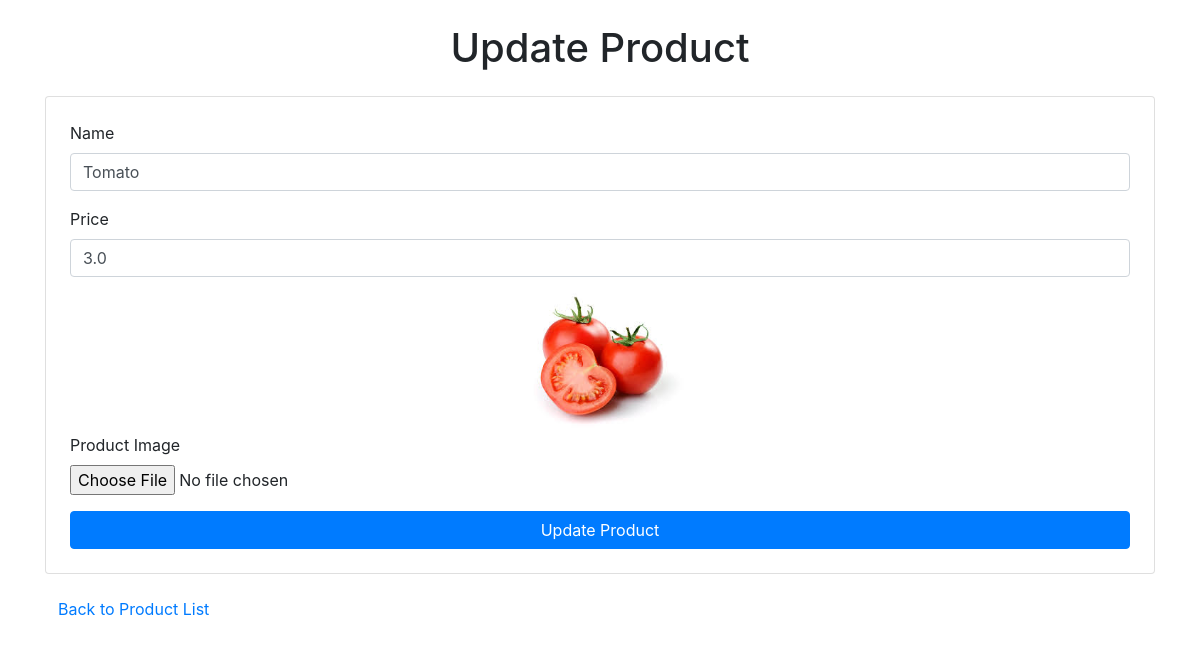
Screenshot of /update_product/4 (signed in) with the database file from the repository.
### app.py (models this page shows)
class Product(db.Model):
    id = db.Column(db.Integer, primary_key=True)
    name = db.Column(db.String(100), nullable=False)
    price = db.Column(db.Float, nullable=False)
    image_filename = db.Column(db.String(255))

### app.py (the view, shortened to what this page needs)
@app.route('/update_product/<int:product_id>', methods=['GET', 'POST'])
@login_required
def update_product(product_id):
    if current_user.role != ADMIN:
        return ACCESS_DENIED, 403
    product = Product.query.get_or_404(product_id)
    form = ProductForm(obj=product)
    return render_template('update_product.html', form=form, product=product)

### forms.py
class ProductForm(FlaskForm):
    name = StringField('Name', validators=[DataRequired()])
    price = FloatField('Price', validators=[DataRequired()])
    image = FileField('Product Image', validators=[FileAllowed(['jpg', 'png'], 'Images only!')])
    submit = SubmitField('Submit')

### app.py (called while the page is built)
@login_manager.user_loader
def load_user(user_id):
    return User.query.get(int(user_id))

### templates/update_product.html (shortened to what this page needs)
<!DOCTYPE html>
<html>
<head>
    <link href="https://stackpath.bootstrapcdn.com/bootstrap/4.5.2/css/bootstrap.min.css" rel="stylesheet">
</head>
<body class="bg-gray-100">
    <div class="container mt-4">
        <h1 class="text-center mb-4">Update Product</h1>
        <form method="POST" enctype="multipart/form-data" class="card p-4">
            <div class="form-group">
                {{ form.name.label(class="form-label") }}
                {{ form.name(class="form-control", size=32) }}
            </div>
            <div class="form-group">
                {{ form.price.label(class="form-label") }}
                {{ form.price(class="form-control", size=32) }}
            </div>
            <div class="form-group">
                {% if product.image_filename %}
    <img src="{{ url_for('static', filename='images/' + product.image_filename) }}" class="card-img-top img-fluid" alt="{{ product.name }} Product Image" style="object-fit: contain; height: 140px;">
{% endif %}
                {{ form.image.label(class="form-label") }}
                {{ form.image(class="form-control-file") }}
            </div>
            <button type="submit" class="btn btn-primary">Update Product</button>
        </form>
        <a href="{{ url_for('products') }}" class="btn btn-link mt-3">Back to Product List</a>
    </div>
</body>
</html>

### rows the page displays
Product: name "Tomato", price "3.0", image_filename+name (picture)
